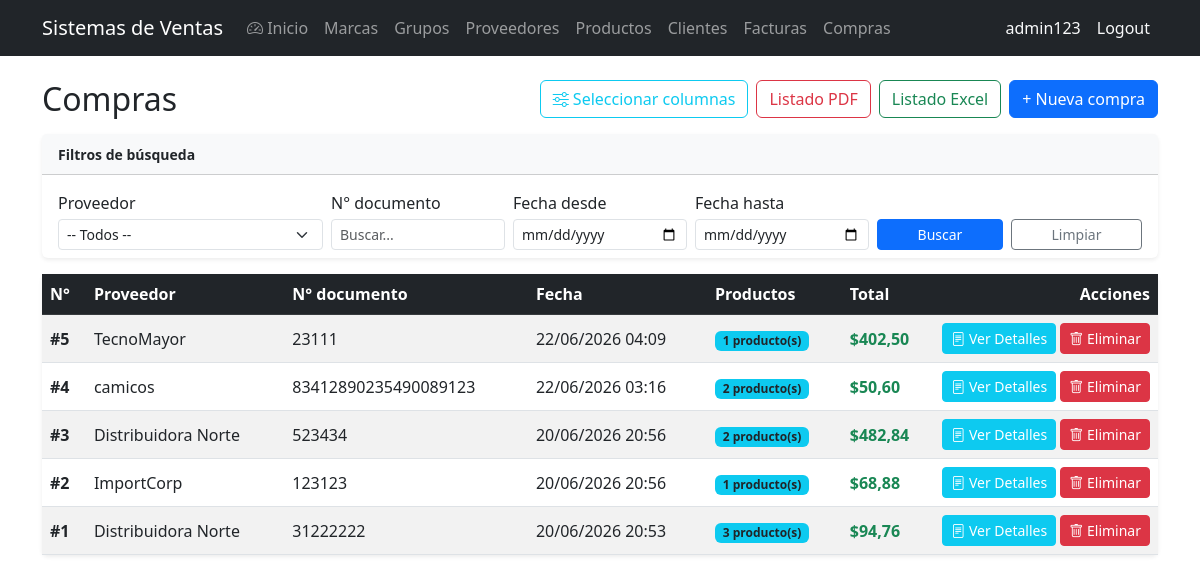
The page /purchases/ (signed in) on the database its author committed.
### purchasing/models.py (models this page shows, shortened)
class Purchase(models.Model):
    supplier = models.ForeignKey(
        Supplier, on_delete=models.PROTECT, related_name='purchases'
    )
    document_number = models.CharField(
        max_length=20, verbose_name='Supplier Invoice No.'
    )
    purchase_date = models.DateTimeField(auto_now_add=True)
    subtotal = models.DecimalField(max_digits=12, decimal_places=2, default=0)
    tax = models.DecimalField(max_digits=12, decimal_places=2, default=0)
    total = models.DecimalField(max_digits=12, decimal_places=2, default=0)
    is_active = models.BooleanField(default=True)
    class Meta:
        verbose_name = 'Purchase'
        verbose_name_plural = 'Purchases'
        ordering = ['-purchase_date']
        constraints = [
            models.UniqueConstraint(
                fields=['supplier', 'document_number'],
                name='unique_supplier_document_number',
            )
        ]

### billing/models.py (models this page shows, shortened)
class Supplier(models.Model):
    name = models.CharField(max_length=200, verbose_name='Nombre de empresa')
    contact_name = models.CharField(max_length=200, blank=True, null=True, verbose_name='Nombre de contacto')
    email = models.EmailField(blank=True, null=True, verbose_name='Correo electrónico')
    phone = models.CharField(max_length=20, blank=True, null=True, verbose_name='Teléfono')
    address = models.TextField(blank=True, null=True, verbose_name='Dirección')
    is_active = models.BooleanField(default=True, verbose_name='Activo')
    created_at = models.DateTimeField(auto_now_add=True)
    updated_at = models.DateTimeField(auto_now=True)
    class Meta:
        verbose_name = 'Proveedor'
        verbose_name_plural = 'Proveedores'
        ordering = ['name']

### purchasing/views.py (the view, shortened to what this page needs)
# urls.py: path('', views.purchase_list, name='purchase_list'),
@login_required
@audit_action('LIST_PURCHASES')
def purchase_list(request):
    purchases = Purchase.objects.select_related('supplier').all()
    g = request.GET
    if supplier := g.get('supplier', ''):
        purchases = purchases.filter(supplier_id=supplier)
    if document := g.get('document_number', '').strip():
        purchases = purchases.filter(document_number__icontains=document)
    if date_from := g.get('date_from', '').strip():
        purchases = purchases.filter(purchase_date__date__gte=date_from)
    if date_to := g.get('date_to', '').strip():
        purchases = purchases.filter(purchase_date__date__lte=date_to)
    visible_columns_list = request.session.get('purchase_visible_columns', PURCHASE_DEFAULT_VISIBLE_COLUMNS)
    is_valid, visible_columns_list = validate_purchase_visible_columns(visible_columns_list)
    export = g.get('export')
    paginator = Paginator(purchases, 10)
    page_obj = paginator.get_page(g.get('page'))
    params = g.copy()
    params.pop('page', None)
    return render(request, 'purchasing/purchase_list.html', {
        'items': page_obj,
        'page_obj': page_obj,
        'is_paginated': page_obj.has_other_pages(),
        'paginator': paginator,
        'search_params': params.urlencode(),
        'suppliers': Supplier.objects.order_by('name'),
        'visible_columns': get_purchase_visible_columns(visible_columns_list),
        'all_columns': get_all_purchase_columns(),
        'visible_columns_list': visible_columns_list,
    })

### purchasing/column_config.py (called while the page is built)
def get_purchase_visible_columns(visible_list=None):
    if visible_list is None:
        visible_list = PURCHASE_DEFAULT_VISIBLE_COLUMNS
    result = {}
    for col in visible_list:
        if col in PURCHASE_COLUMNS:
            result[col] = PURCHASE_COLUMNS[col]
    if not result and 'id' in PURCHASE_COLUMNS:
        result['id'] = PURCHASE_COLUMNS['id']
    return result

def get_all_purchase_columns():
    return PURCHASE_COLUMNS

def validate_purchase_visible_columns(visible_list):
    if not visible_list:
        return True, PURCHASE_DEFAULT_VISIBLE_COLUMNS
    valid_columns = [col for col in visible_list if col in PURCHASE_COLUMNS]
    if not valid_columns:
        valid_columns = PURCHASE_DEFAULT_VISIBLE_COLUMNS
    return True, valid_columns

### purchasing/templates/purchasing/purchase_list.html (shortened to what this page needs)
{% extends 'billing/base.html' %}
{% block content %}
<div class="d-flex justify-content-between align-items-center mb-3">
  <h2 class="mb-0">Compras</h2>
  <div class="d-flex gap-2">
    <button type="button" class="btn btn-outline-info" data-bs-toggle="modal" data-bs-target="#columnSelectModal">
      <i class="bi bi-sliders"></i> Seleccionar columnas
    </button>
    <a href="?{{ search_params }}{% if search_params %}&{% endif %}export=pdf" class="btn btn-outline-danger">Listado PDF</a>
    <a href="?{{ search_params }}{% if search_params %}&{% endif %}export=excel" class="btn btn-outline-success">Listado Excel</a>
    <a href="{% url 'purchasing:purchase_create' %}" class="btn btn-primary">+ Nueva compra</a>
  </div>
</div>
<div class="card shadow-sm border-0 mb-3">
  <div class="card-header bg-light py-2"><strong class="small">Filtros de búsqueda</strong></div>
  <div class="card-body pb-2">
    <form method="get" class="row g-2 align-items-end">
      <div class="col-md-3">
        <label class="form-label form-label-sm mb-1">Proveedor</label>
        <select name="supplier" class="form-select form-select-sm">
          <option value="">-- Todos --</option>
        </select>
      </div>
      <div class="col-md-2">
        <label class="form-label form-label-sm mb-1">N° documento</label>
        <input type="text" name="document_number" class="form-control form-control-sm" value="{{ request.GET.document_number }}" placeholder="Buscar...">
      </div>
      <div class="col-md-2">
        <label class="form-label form-label-sm mb-1">Fecha desde</label>
        <input type="date" name="date_from" class="form-control form-control-sm" value="{{ request.GET.date_from }}">
      </div>
      <div class="col-md-2">
        <label class="form-label form-label-sm mb-1">Fecha hasta</label>
        <input type="date" name="date_to" class="form-control form-control-sm" value="{{ request.GET.date_to }}">
      </div>
      <div class="col-md-3 d-flex gap-2">
        <button type="submit" class="btn btn-sm btn-primary flex-fill">Buscar</button>
        <a href="{% url 'purchasing:purchase_list' %}" class="btn btn-sm btn-outline-secondary flex-fill">Limpiar</a>
      </div>
    </form>
  </div>
</div>
<div class="card shadow-sm border-0">
  <div class="card-body p-0">
    <div class="table-responsive">
      <table class="table table-striped table-hover align-middle mb-0">
        <thead class="table-dark">
          <tr>
            {% for col_key, col_config in visible_columns.items %}
            <th data-column="{{ col_key }}">{{ col_config.label }}</th>
            {% endfor %}
            <th class="text-end" style="width: 150px;">Acciones</th>
          </tr>
        </thead>
        <tbody>
          {% for item in items %}
          <tr>
            {% for col_key in visible_columns_list %}
              {% if col_key == 'id' %}
              <td><strong>#{{ item.id }}</strong></td>
              {% elif col_key == 'supplier' %}
              <td>{{ item.supplier.name }}</td>
              {% elif col_key == 'document_number' %}
              <td>{{ item.document_number }}</td>
              {% elif col_key == 'purchase_date' %}
              <td>{{ item.purchase_date|date:"d/m/Y H:i" }}</td>
              {% elif col_key == 'num_items' %}
              <td><span class="badge bg-info text-dark">{{ item.details.count }} producto(s)</span></td>
              {% elif col_key == 'subtotal' %}
              <td>${{ item.subtotal }}</td>
              {% elif col_key == 'tax' %}
              <td>${{ item.tax }}</td>
              {% elif col_key == 'total' %}
              <td><strong class="text-success">${{ item.total }}</strong></td>
              {% elif col_key == 'is_active' %}
              <td>{% if item.is_active %}<span class="badge bg-success">Activo</span>{% else %}<span class="badge bg-secondary">Inactivo</span>{% endif %}</td>
              {% endif %}
            {% endfor %}
            <td class="text-end text-nowrap">
              <a href="{% url 'purchasing:purchase_detail' item.pk %}" class="btn btn-sm btn-info text-white"><i class="bi bi-file-text"></i> Ver Detalles</a>
              <a href="{% url 'purchasing:purchase_delete' item.pk %}" class="btn btn-sm btn-danger"><i class="bi bi-trash"></i> Eliminar</a>
            </td>
          </tr>
          {% empty %}
          <tr><td colspan="99" class="text-center text-muted py-4">No hay compras registradas.</td></tr>
          {% endfor %}
        </tbody>
      </table>
    </div>
  </div>
</div>
{% endblock %}

### billing/templates/billing/base.html (shortened to what this page needs)
<!DOCTYPE html>
<html lang="es">
<head>
  <link href="https://cdn.jsdelivr.net/npm/bootstrap@5.3.0/dist/css/bootstrap.min.css" rel="stylesheet">
  <link href="https://cdn.jsdelivr.net/npm/bootstrap-icons@1.11.3/font/bootstrap-icons.css" rel="stylesheet">
</head>
<body>
<nav class="navbar navbar-expand-lg navbar-dark bg-dark">
  <div class="container">
    <a class="navbar-brand" href="{% url 'billing:home' %}">Sistemas de Ventas</a>
    <div class="collapse navbar-collapse" id="nav">
      <ul class="navbar-nav me-auto">
        {% if user.is_authenticated %}
        <li class="nav-item"><a class="nav-link" href="{% url 'billing:home' %}"><i class="bi bi-speedometer2"></i> Inicio</a></li>
        <li class="nav-item"><a class="nav-link" href="{% url 'billing:brand_list' %}">Marcas</a></li>
        <li class="nav-item"><a class="nav-link" href="{% url 'billing:productgroup_list' %}">Grupos</a></li>
        <li class="nav-item"><a class="nav-link" href="{% url 'billing:supplier_list' %}">Proveedores</a></li>
        <li class="nav-item"><a class="nav-link" href="{% url 'billing:product_list' %}">Productos</a></li>
        <li class="nav-item"><a class="nav-link" href="{% url 'billing:customer_list' %}">Clientes</a></li>
        <li class="nav-item"><a class="nav-link" href="{% url 'billing:invoice_list' %}">Facturas</a></li>
        <li class="nav-item"><a class="nav-link" href="{% url 'purchasing:purchase_list' %}">Compras</a></li>
        {% endif %}
      </ul>
      <ul class="navbar-nav">
        {% if user.is_authenticated %}
        <li class="nav-item"><span class="nav-link text-light">{{ user.username }}</span></li>
        <li class="nav-item">
          <form method="post" action="{% url 'logout' %}" class="d-inline">
            <button type="submit" class="nav-link btn btn-link text-light" style="text-decoration:none;">Logout</button>
          </form>
        </li>
        {% else %}
        <li class="nav-item"><a class="nav-link" href="{% url 'login' %}">Login</a></li>
        <li class="nav-item"><a class="nav-link" href="{% url 'billing:signup' %}">Registarse</a></li>
        {% endif %}
      </ul>
    </div>
  </div>
</nav>
<div class="container mt-4">
  {% block content %}
  {% endblock %}
</div>
</body>
</html>

### rows shown on the page
Purchase: id "5", supplier.name "TecnoMayor", document_number "23111", purchase_date "22/06/2026 04:09", details.count "1", total "402,50"
Purchase: id "4", supplier.name "camicos", document_number "83412890235490089123", purchase_date "22/06/2026 03:16", details.count "2", total "50,60"
Purchase: id "3", supplier.name "Distribuidora Norte", document_number "523434", purchase_date "20/06/2026 20:56", details.count "2", total "482,84"
Purchase: id "2", supplier.name "ImportCorp", document_number "123123", purchase_date "20/06/2026 20:56", details.count "1", total "68,88"
Purchase: id "1", supplier.name "Distribuidora Norte", document_number "31222222", purchase_date "20/06/2026 20:53", details.count "3", total "94,76"

### other values the page prints
{{ user.username }} "admin123"
{{ col_config.label }} "N°" "Proveedor" "N° documento" "Fecha" "Productos" "Total"
